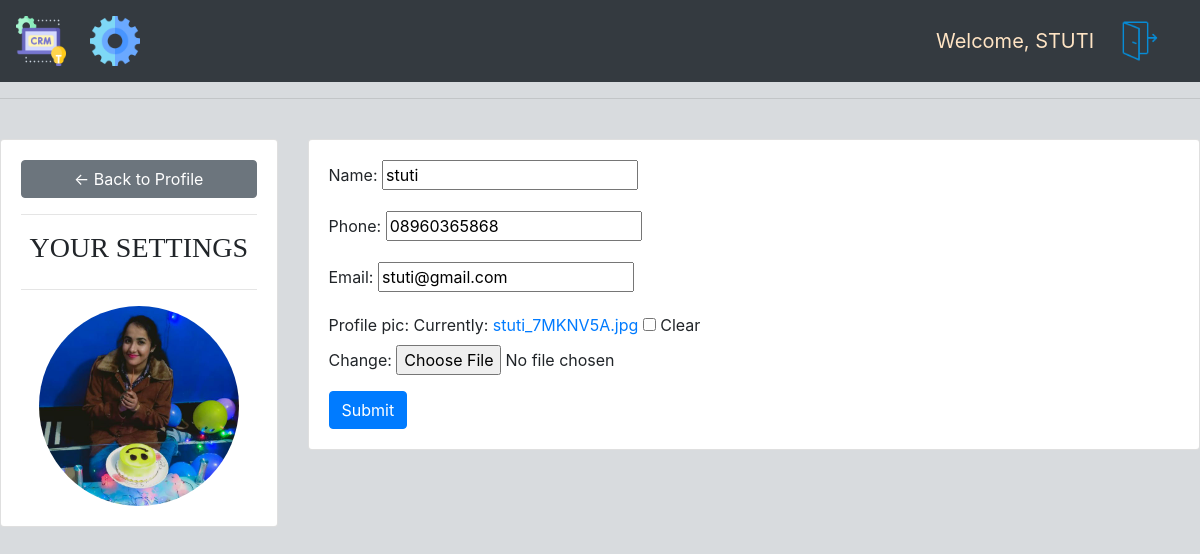
The app's page /account/ (signed in) with its own data.
### accounts/models.py (models this page shows, shortened)
class Customer(models.Model):
    user = models.OneToOneField(User,null= True, on_delete=models.CASCADE,blank = True)
    name = models.CharField(max_length = 200, null = True)
    phone = models.CharField(max_length =20, null = True)
    email = models.EmailField(max_length = 200, null = True)
    date_created = models.DateTimeField(auto_now_add= True)
    profile_pic = models.ImageField(default = "profilepictureunique.png", null = True,blank = True)

### accounts/decorators.py (the view)
        def wrapper_func(request,*args,**kwargs):
            group = None
            if request.user.groups.exists():
                group = request.user.groups.all()[0].name
            if group in allowed_roles:
                return view_func(request,*args,**kwargs)
            else:
                return HttpResponse('You are not allowed to be here')
            return view_func(request,*args,**kwargs)

### accounts/forms.py
class userCustomerForm(ModelForm):
    class Meta:
        model = Customer
        fields = "__all__"
        exclude = ['user']

### accounts/views.py (called while the page is built)
@login_required(login_url='login')
@allowed_users(allowed_roles=['customer'])
def accountSettings(request):
    customer = request.user.customer
    form  = userCustomerForm(instance=customer)
    if request.method == 'POST':
        form = userCustomerForm(request.POST,request.FILES,instance=customer)
        if form.is_valid():
            form.save()
    print(form)
    context = {'form':form}
    return render(request,'accounts/accountSettings.html',context)

### accounts/templates/accounts/accountSettings.html (shortened to what this page needs)
{%  extends 'accounts/main.html' %}
{% load static %}
{% block content %}
<br>
<div class="row">
	<div class="col-md-3">
		<div class="card card-body">
			<a class="btn btn-secondary" href="{% url 'home' %}"> &#8592; Back to Profile</a>
			<hr>
			<h3 style="text-align: center " id = "set">YOUR SETTINGS</h3>
			<hr>
			<img class="profile-pic" src="{{request.user.customer.profile_pic.url}}" >
		</div>
	</div>
	<div class="col-md-9">
		<div class="card card-body">
			<form method="POST" action="" enctype="multipart/form-data" id="setForm" >
				{{form.as_p}}
			<input class="btn btn-primary" type="submit" name="Update Information">
			</form>
		</div>
	</div>
</div>
{%endblock%}

### accounts/templates/accounts/navbar.html (shortened to what this page needs)
{% load static%}
<nav class="navbar navbar-expand-lg navbar-dark bg-dark">
    <a class="navbar-brand" href="{% url 'home' %}">
        <img src="{%static 'images/crm.png'%}" width="50" height="50" alt="" id = "navbarImage">
    </a>
    <div class="collapse navbar-collapse" id="navbarNav">
      <ul class="navbar-nav">
        {% if request.user.is_staff%}
        <li class="nav-item active">
          <a class="nav-link" href="{% url 'home' %}">Dashboard </a>
        </li>
        <li class="nav-item active">
          <a class="nav-link" href="{% url 'products' %}">Products</a>
        </li>
        {%else%}
        <li class = "nav-item">
          <a class = "nav-link" href="{% url 'account' %}">
            <img src="{%static 'images/settings.png'%}" width="50" height="50" alt="" id = "navbarImage">
          </a>
        </li>
        {%endif%}
      </ul>
    </div>
    <span class = "hello-msg">Welcome, {{request.user|upper}}</span>
    <span class = "hello-msg">
      <a href="{% url 'logout' %}">
        <img src="{%static 'images/logout_new.png'%}" width="50" height="50" alt="" id = "navbarImage">
      </a>
    </span>
  </nav>

### static/css/main.css (style rules this page uses)
body { background-color: #a9aeb671; }

### accounts/templates/accounts/navbar.html (style rules this page uses)
.hello-msg { font-size: 20px; color: bisque; margin-right: 20px; }

### accounts/templates/accounts/accountSettings.html (style rules this page uses)
.profile-pic { max-width: 200px; max-height:200px; margin: 0 auto; border-radius: 50%; }
#set { font-family: cursive; font-variant-position: super; }

### records on screen
Customer: name "stuti", phone "08960365868", email "stuti@gmail.com"

### other values on screen
{{ request.user|upper }} "STUTI"
